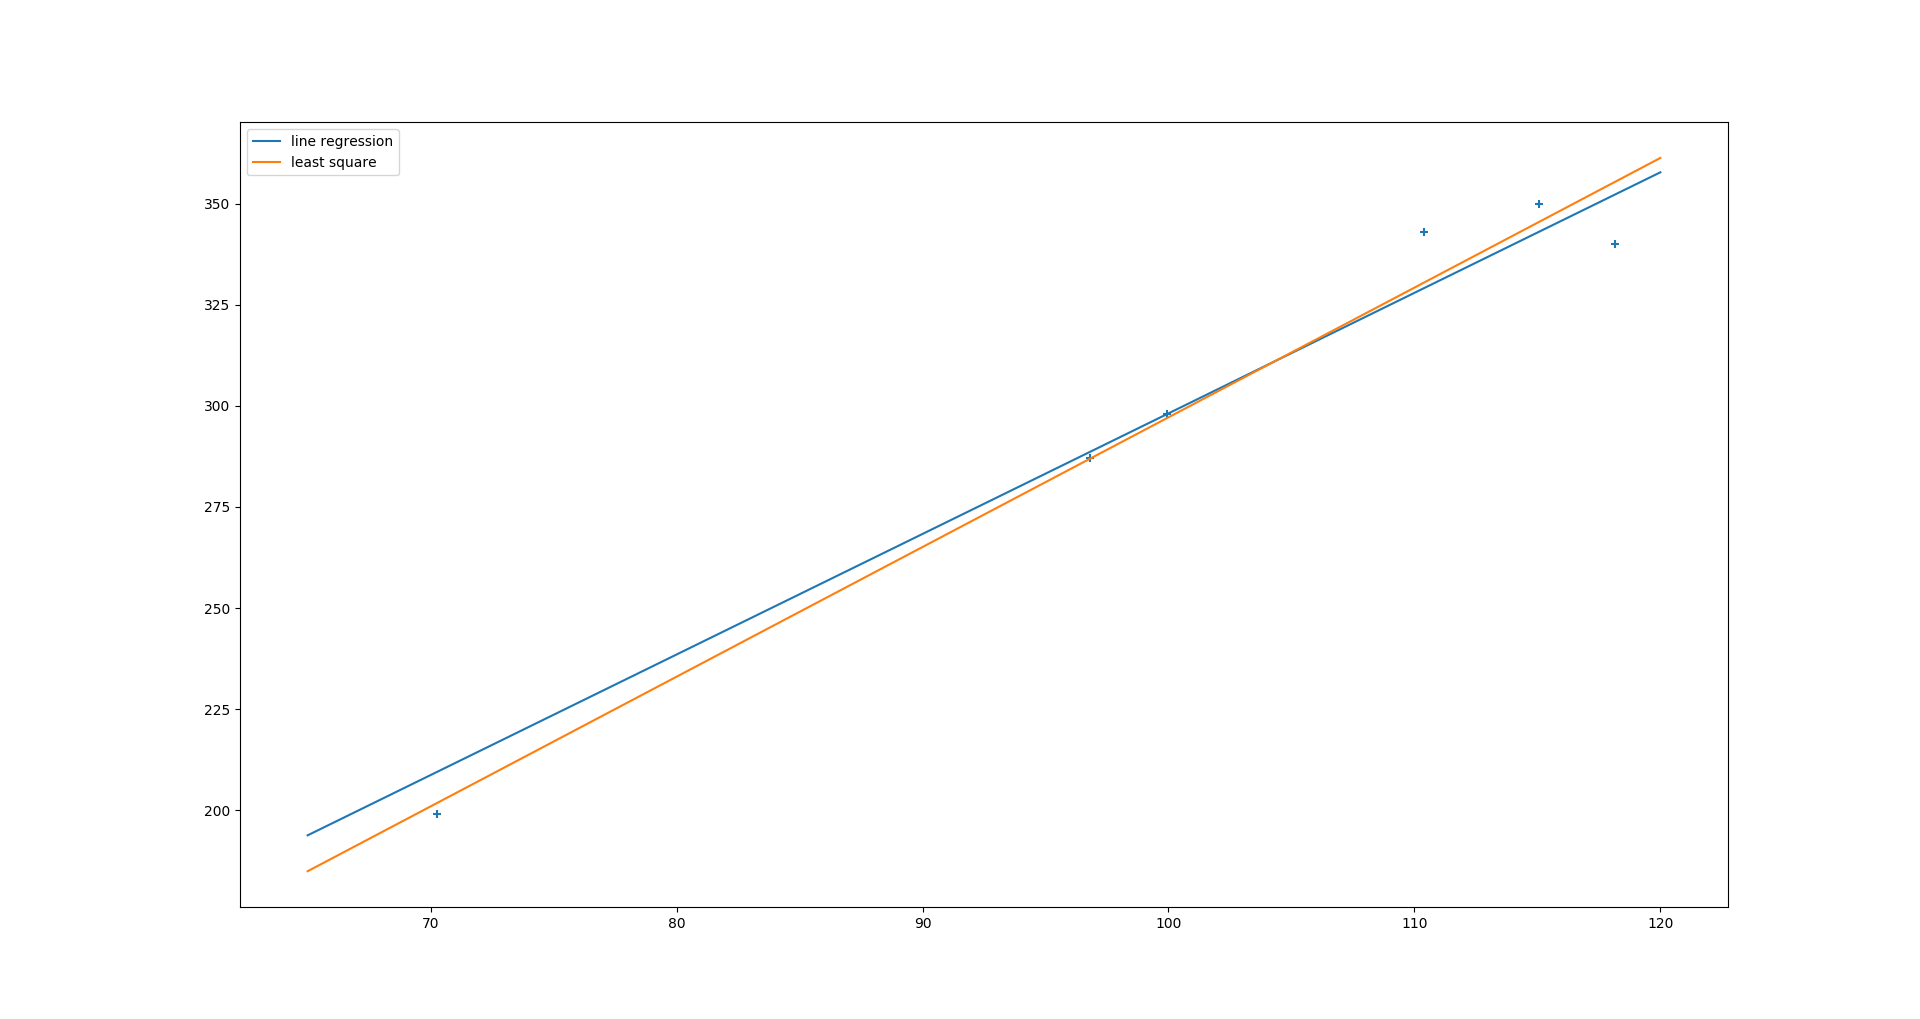

Python code for this plot:
# -*- coding: utf-8 -*-
import numpy as np
import matplotlib.pyplot as plt

k1 = 2.981086
b1 = 0.018653
    
k2 = 3.20708095323
b2 = -23.5512952764

x = [96.79, 110.39, 70.25, 99.96, 118.15, 115.08]
y = [287, 343, 199, 298, 340, 350]

xx = np.linspace(65, 120, 500)
y1 = k1 * xx + b1
y2 = k2 * xx + b2


plt.figure(figsize=(10, 5))
plt.plot(xx, y1, label='line regression')
plt.scatter(x, y, marker='+')

plt.plot(xx, y2, label='least square')
plt.legend()
plt.show()
